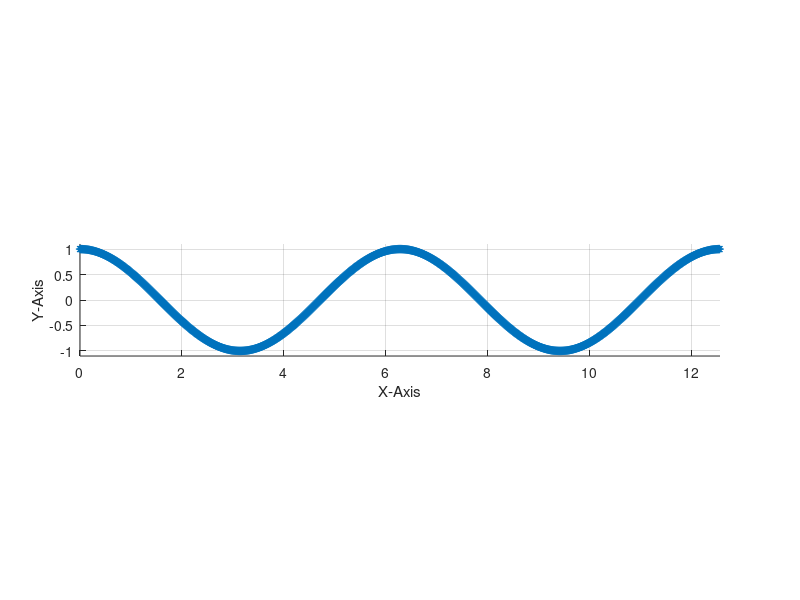

Write MATLAB code to recreate this figure.
%class 22.01.18

%------------preparation------------------------------------------------------------------------------------
figure('units','norm','position',[.1 .1 .8 .8],'color',[.9 .9 .9],'name', "Cube of Cubes") %Creating Window
axes('position',[.1 .1 .8 .8],'color',[1 1 1]) %Creating Axis
grid on             %turing on the grid in coordinate system
xlabel ("X-Axis")   %labeling the axis
ylabel ("Y-Axis")   %labeling the axis
zlabel ("Z-Axis")   %labeling the axis
axis('equal',[0 4*pi -1.1 1.1])
%-----------------------------------------------------------------------------------------------------------

t=0;

%drawing cosin
for t=0:.01:4*pi
  x=t;
  y=cos(t);
  line(x,y,'marker','*')
  drawnow
endfor